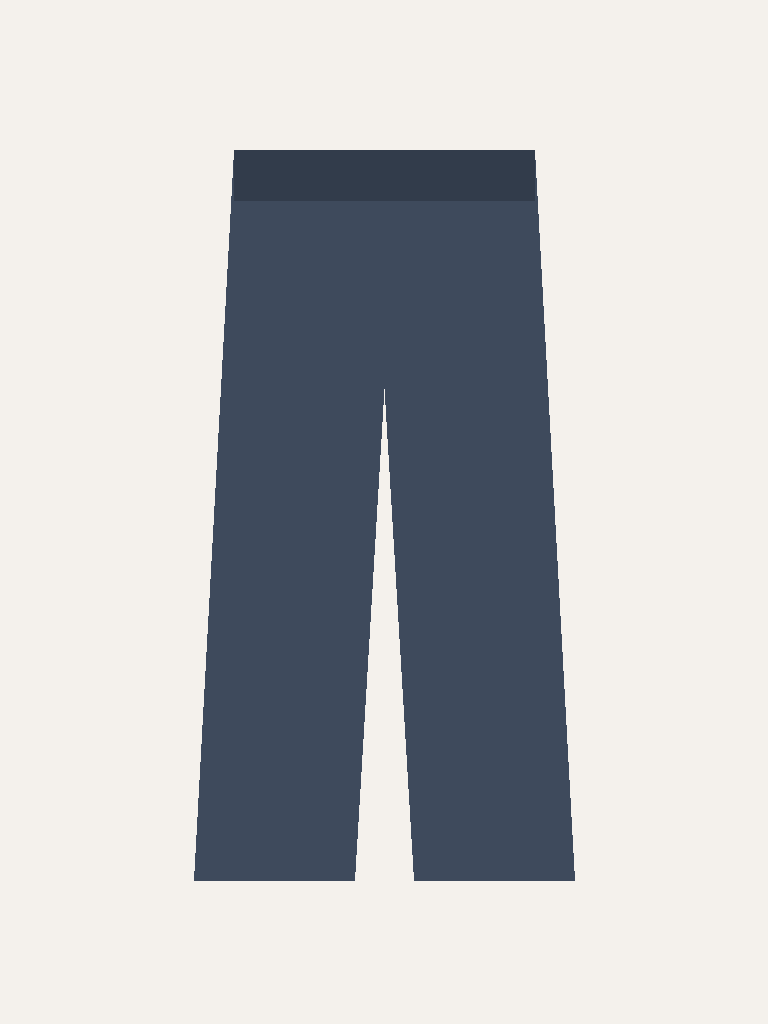
#> input picture assets/examples/cloth_lower_1.png, 768 x 1024 px
$ python typ_oblecenia.py ../assets/examples/cloth_lower_1.png
#> lines starting #> are read from the running program, lines starting #| are printed output that depends on the picture; after the words box and inside, x2 and y2 are one past the last pixel; in counts of white or black regions, pixels touching at a corner belong together
### src/masking.py
"""Úprava masky z AutoMaskera (CatVTON: DensePose + SCHP) podľa nového oblečenia.

Postup (adjust_mask):
1. šaty         – `overall`: maska v tvare šiat z fotky produktu (analyze_dress:
                  dĺžka a rozšírenie sukne), priložená na trup osoby; bez
                  fotky šiat len telo + sukňa (bez „kabátovej“ siluety AutoMaskera)
2. ochrana      – vyreže dlane
3. nohavice     – `lower`: podľa voľnosti nových nohavíc (analyze_pants)
                  sa určí cieľová šírka na osobe (noha z DensePose → šírka
                  z fotky); o rozdiel voči pôvodným nohaviciam sa maska
                  rozšíri von; maska AutoMaskera sa nikdy nezužuje

Modul neimportuje kód CatVTON – mapy tried mu odovzdáva src/try_on.py.
Masky sú PIL "L" 768×1024 (0 / 255), ešte bez rozmazania okraja.
"""

from __future__ import annotations

import cv2
import numpy as np
from PIL import Image

PROTECT_DILATE = 2                    # roztiahnutie chránenej oblasti rúk (iterácie)

# Šaty (overall): maska len na telo + sukňa (bez „kabátovej“ siluety AutoMaskera)
DRESS_SKIRT_MARGIN = 0.25             # sukňa: do šírky o 25 % šírky trupu na každú stranu
DRESS_BODY_DIVISOR = 40               # roztiahnutie tela: jadro max(rozmer)/40 ≈ 25 px
# Šaty podľa fotky produktu (analyze_dress → _dress_from_product)
DRESS_SAMPLES = 20                    # body profilu šírky (hruď → lem)
DRESS_FLAT_TO_BODY = 0.75             # šírka hrude osoby spredu ≈ 0,75 × šírka rozložených šiat
DRESS_DRAPE = 0.9                     # sukňa na osobe ≈ 0,9 × šírka rozloženej sukne
DRESS_BUST_Y = 0.2                    # hruď (začiatok profilu) = 20 % výšky trupu pod jeho vrchom
DRESS_MARGIN = 0.04                   # rezerva okolo tvaru šiat (podiel šírky hrude)
DRESS_WAIST_Y = 0.65                  # pás osoby = 65 % výšky trupu (DensePose) pod jeho vrchom
DRESS_WAIST_MAX = 0.95                # pás na fotke = najužšie miesto, ak je < 95 % šírky hrude

# Indexy tried (ako v CatVTON model/cloth_masker.py)
DENSEPOSE_TORSO = (1, 2)
DENSEPOSE_HANDS = (3, 4)
DENSEPOSE_THIGHS = (7, 8, 9, 10)
DENSEPOSE_SHINS = (11, 12, 13, 14)
DENSEPOSE_ARMS = tuple(range(15, 23))   # nadlaktie + predlaktie
SCHP_ARMS = (14, 15)                  # Left-arm, Right-arm – v LIP aj ATR

# Nohavice (lower): strih z fotky nohavíc → rozšírenie masky
DENSEPOSE_FEET = (5, 6)
DENSEPOSE_LEGS = ((7, 9, 11, 13), (8, 10, 12, 14))   # pravá / ľavá noha: stehno + lýtko
SCHP_LIP_KEEP = (2, 3, 5, 7, 13, 14, 15, 18, 19)      # vlasy, rukavice, vrch, kabát, tvár, ruky, topánky
SCHP_ATR_KEEP = (2, 4, 9, 10, 11, 14, 15, 16)         # vlasy, vrch, topánky, tvár, ruky, taška
SCHP_LIP_PANTS = (9, 12)              # pôvodné nohavice / sukňa na osobe
SCHP_ATR_PANTS = (5, 6)
FIT_BG_TOLERANCE = 30                 # silueta: min. rozdiel farby od pozadia (0–255)
FIT_WAIST_ROWS = 0.06                 # horných 6 % siluety (pás) sa pri šírke bokov preskočí
FIT_DEFAULT_CROTCH = 0.35             # rozkrok, ak sa nohavice na fotke nerozdelia (podiel výšky)
FIT_SAMPLES = 20                      # počet bodov profilu šírky (rozkrok → lem)
FIT_MAX_EXTRA = 0.45                  # strop: okraj sa posunie max. o 45 % šírky bokov na stranu
FIT_MAX_PROFILE = 0.9                 # nohavica širšia ako 90 % bokov → nevierohodné
FIT_MAX_JUMP = 0.2                    # skok šírky medzi susednými bodmi profilu → nevierohodné
FIT_MIN_GAIN = 0.01                   # pod +1 % plochy masky sa maska nemení
FIT_MAX_CROTCH = 0.45                 # produkt: rozdelenie nižšie ako 45 % výšky = nohavice sa
                                      # prekrývajú → rozkrok = FIT_DEFAULT_CROTCH
FIT_TIGHT = (0.47, 0.31)              # profil priliehavých nohavíc na fotke (rozkrok, lem)
FIT_LOOSE_RANGE = 0.12                # o toľko širšie ako priliehavé = úplne voľné
FIT_LOOSE_SCALE = 1.25                # voľná nohavica na osobe ≈ 1,25 × pomer z fotky × boky
FIT_OUTER_SHARE = 0.85                # podiel rozšírenia, ktorý ide von (dnu je maska už medzi nohami)
FIT_LABELS = ((0.36, "úzke"), (0.46, "rovné"), (9.0, "široké"))  # podľa šírky lemu / bokov


def _kernel(size: tuple[int, int], divisor: int) -> np.ndarray:
    k = max(size) // divisor
    k = k if k % 2 == 1 else k + 1
    return np.ones((k, k), np.uint8)


# [66 lines left out: functions _as_array, _dress_shape, analyze_dress, not called in this run]


def describe_dress(dress: dict | None) -> str:
    """Text do `info`, napr. "šaty (dĺžka 3.4× hruď, lem 2.10× hruď)"."""
    return f'šaty (dĺžka {dress["length"]:.1f}× hruď, lem {dress["hem"]:.2f}× hruď)' if dress else "-"


# [57 lines left out: function _dress_from_product, not called in this run]


def _runs(row: np.ndarray) -> list[tuple[int, int]]:
    """Súvislé úseky True v riadku ako (začiatok, dĺžka) – napr. dve nohavice vedľa seba."""
    d = np.diff(np.concatenate(([0], row.astype(np.int8), [0])))
    starts, ends = np.nonzero(d == 1)[0], np.nonzero(d == -1)[0]
    return list(zip(starts, ends - starts))


# [32 lines left out: function _leg_profile, not called in this run]


def _fill_nan(a: np.ndarray) -> np.ndarray:
    ok = ~np.isnan(a)
    return np.interp(np.arange(a.size), np.nonzero(ok)[0], a[ok]) if ok.any() else a


def _smooth(a: np.ndarray, n: int) -> np.ndarray:
    return np.convolve(np.pad(a, n // 2, mode="edge"), np.ones(n) / n, mode="valid")


def _alpha(img: Image.Image) -> np.ndarray | None:
    """Alfa kanál (0–255), ak má fotka priehľadné pozadie (aspoň 5 % pixelov), inak None."""
    if img.mode not in ("RGBA", "LA", "PA") and "transparency" not in img.info:
        return None
    a = np.asarray(img.convert("RGBA"))[..., 3]
    return a if (a < 128).mean() >= 0.05 else None


# [8 lines left out: function flatten, not called in this run]


def silhouette(cloth: Image.Image) -> np.ndarray | None:
    """Silueta oblečenia na produktovej fotke (bool H×W) alebo None.

    Priehľadné pozadie → priamo alfa kanál. Inak pixely, ktoré sa farbou líšia
    od pozadia (medián okraja fotky). Potom otvorenie / zatvorenie (OpenCV)
    a najväčšia súvislá oblasť. Bez priehľadnosti predpokladá jednoliate pozadie.
    """
    alpha = _alpha(cloth)
#> cloth is the input picture: PIL image 768x1024 RGB; mean R, G, B 189.4, 190.9, 192.7
    if alpha is not None:
        fg = alpha >= 128
        h, w = fg.shape
    else:
        img = np.asarray(cloth.convert("RGB")).astype(np.int16)
        h, w, _ = img.shape
#> h = 1024; w = 768
        border = np.concatenate([img[0], img[-1], img[:, 0], img[:, -1]])
        fg = np.abs(img - np.median(border, axis=0)).max(axis=-1) > FIT_BG_TOLERANCE
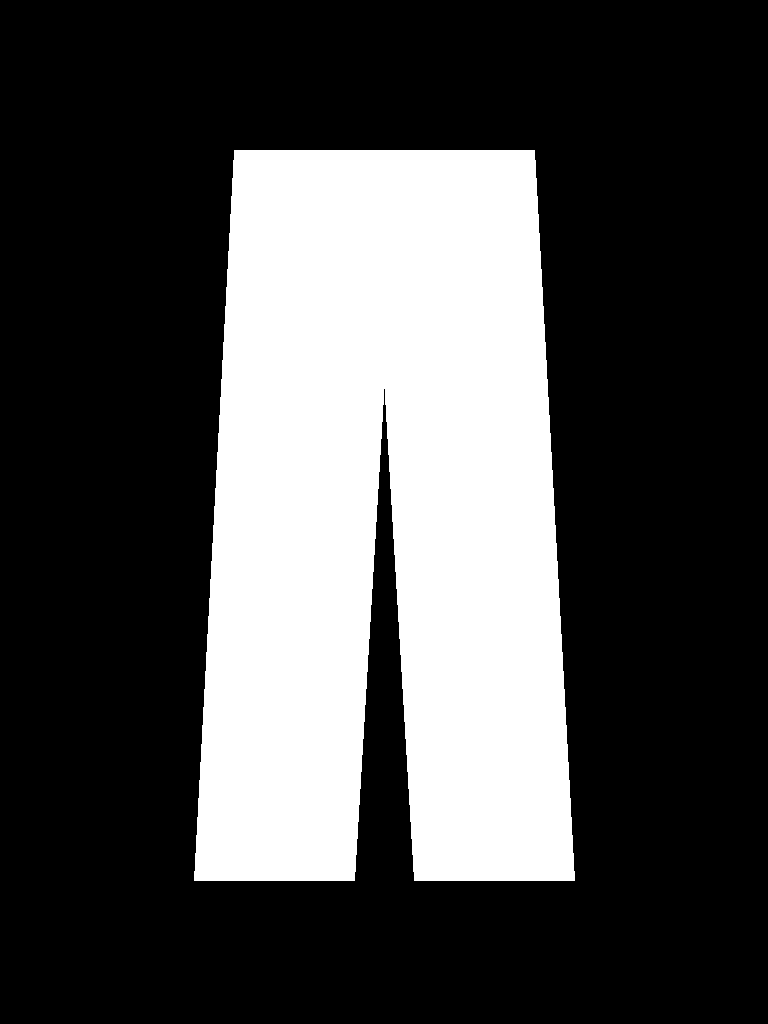
#> fg: shape (1024, 768) bool; 29.8% white; 1 white region, box (x1, y1, x2, y2) and area: (194, 150, 575, 881) 234723
    k = _kernel((w, h), 150)
    fg = cv2.morphologyEx(fg.astype(np.uint8), cv2.MORPH_OPEN, k)
    fg = cv2.morphologyEx(fg, cv2.MORPH_CLOSE, k)
#> fg: shape (1024, 768); values 0 (black) and 1 (white), 29.9% white; 1 white region, box (x1, y1, x2, y2) and area: (194, 150, 575, 881) 234875
    n, labels, stats, _ = cv2.connectedComponentsWithStats(fg)
#> n = 2; stats = [[0, 0, 768, 1024, 551557], [194, 150, 381, 731, 234875]]
    if n < 2:
        return None
    fg = labels == 1 + int(np.argmax(stats[1:, cv2.CC_STAT_AREA]))
    if fg.sum() < 0.02 * h * w:
        return None                   # príliš malá silueta
    return fg


# [36 lines left out: function analyze_pants, not called in this run]


def describe_fit(fit: dict | None) -> str:
    """Text do `info`, napr. "široké (koleno 0.52, lem 0.61)"."""
    return f'{fit["label"]} (koleno {fit["knee"]:.2f}, lem {fit["hem"]:.2f})' if fit else "-"


# [104 lines left out: functions _interp_s, _widen_legs, adjust_mask, not called in this run]


def mask_ratio(mask: Image.Image) -> float:
    """Podiel pixelov v maske (0–1)."""
    return round(float((np.array(mask.convert("L")) > 127).mean()), 3)

### src/cloth_type.py
"""Typ oblečenia z produktovej fotky pravidlami nad siluetou – bez AI.

classify(cloth) -> (typ, dôvod) alebo (None, dôvod), keď si pravidlá nie sú isté
(vtedy UI vyzve na ručný výber, API použije "upper"). Typ: "upper" | "lower" | "overall".

Postup:
1. silueta (masking.silhouette) – predpokladá jednoliate pozadie,
2. znaky (features): pomer výška / šírka, šírka v hornej časti a pri leme,
   kde je silueta najširšia, či sa spodok delí na dve nohavice,
3. rozhodovací strom (pravidlá nižšie, prahy RULE_*).

Lokálny test: python scripts/typ_oblecenia.py <fotky>
"""

from __future__ import annotations

import numpy as np
from PIL import Image

from .masking import _runs, silhouette

RULE_LEGS_FROM = 0.35        # dve nohavice sa hľadajú od 35 % výšky po lem (baggy sa pri leme dotýkajú)
RULE_LEGS_SHARE = 0.3        # … aspoň v 30 % týchto riadkov „pár nohavíc“ (3 úseky = rukávy pri tele)
RULE_LEGS_SIMILAR = 0.6      # pár: užší úsek ≥ 60 % širšieho
RULE_LEGS_CENTER = 0.15      # … a medzera najviac 15 % šírky od stredu siluety
RULE_MIN_RUN = 0.05          # úsek užší ako 5 % šírky siluety sa ignoruje (strapce, šnúrky)
RULE_LONG = 1.45             # výška / šírka ≥ 1,45 → dlhý kus (šaty, maxi sukňa)
RULE_SLEEVES_ZONE = 0.5      # najširšie miesto v hornej polovici → rukávy / ramená
RULE_SLEEVES_HEM = 0.85      # … a lem užší ako 85 % max. šírky
RULE_WAISTBAND = 0.42        # horný okraj ako súvislý pás ≥ 42 % max. šírky → sukňa / nohavice
RULE_PANTS_TOP = 0.6         # nohavice: hore súvislý pás ≥ 60 % (inak výstrih / ramená → overal)
RULE_CROTCH_PANTS = 0.48     # rozkrok v hornej časti (≤ 48 % výšky) → nohavice, nie overal
RULE_SHORT = 1.4             # dve nohavice a výška / šírka < 1,4 → šortky / široké nohavice
RULE_WIDE_TOP = 0.7          # krátka rovná silueta s pásom ≥ 70 % hore = asi spodok → neisté
RULE_FLARE = 1.25            # lem ≥ 1,25 × najužšie miesto → rozširuje sa nadol


def features(fg: np.ndarray) -> dict:
    """Číselné znaky siluety (všetko relatívne, nezávisí od rozlíšenia)."""
    ys, xs = np.nonzero(fg.any(axis=1))[0], np.nonzero(fg.any(axis=0))[0]
#> ys = 731 values from 150 to 880; xs = 381 values from 194 to 574
    fg = fg[ys.min(): ys.max() + 1, xs.min(): xs.max() + 1]
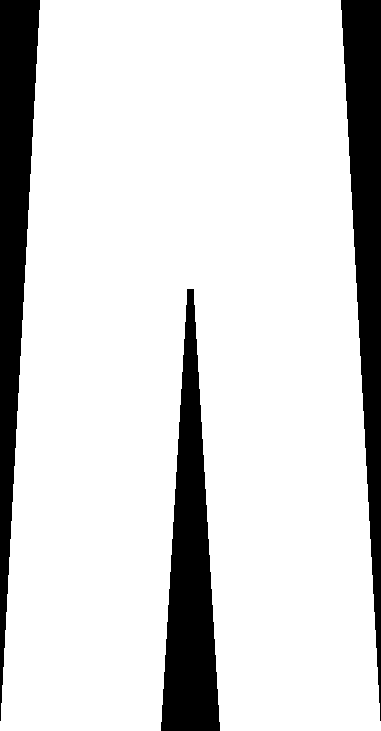
#> fg: shape (731, 381) bool; 84.3% white; 3 black regions, box (x1, y1, x2, y2) and area: (0, 0, 40, 721) 14620, (341, 0, 381, 721) 14620, (161, 289, 220, 731) 14396
    h, w = fg.shape
#> h = 731; w = 381
    min_run = RULE_MIN_RUN * w
#> min_run = 19.05
    widths = fg.sum(axis=1) / w                        # šírka riadku / max. šírka siluety
#> widths = 731 values, max 0.874 at index 283, min 0.79 at index 0, mean 0.843
    runs = [[r for r in _runs(row) if r[1] >= min_run] for row in fg]
#> runs = 731 items

    def band(a: float, b: float) -> slice:
        return slice(int(a * h), max(int(a * h) + 1, int(b * h)))

    def leg_pair(r: list[tuple[int, int]]) -> bool:
        if len(r) != 2:
            return False
        (a, la), (b, lb) = sorted(r)
        gap_center = (a + la + b) / 2
        return (min(la, lb) >= RULE_LEGS_SIMILAR * max(la, lb)
                and abs(gap_center - w / 2) <= RULE_LEGS_CENTER * w)

    legs_rows = runs[band(RULE_LEGS_FROM, 1.0)]
#> legs_rows = 476 items
    # Rozkrok: prvý riadok (od 15 % výšky), od ktorého ďalších 5 % riadkov je prevažne pár nohavíc
    pairs = np.array([leg_pair(r) for r in runs], float)
#> pairs = 731 values from 0 to 1
    win = max(1, int(0.05 * h))
#> win = 36
    crotch = next((y for y in range(int(0.15 * h), h - win) if pairs[y: y + win].mean() >= 0.6), h)
#> crotch = 275
    top = band(0.02, 0.08)                             # tesne pod horným okrajom
    top_runs = [len(r) for r in runs[top]]
#> top_runs = 44 values from 1 to 1
    return {
        "aspect": h / w,
        "legs": float(np.mean([leg_pair(r) for r in legs_rows])),
        "crotch_at": crotch / h,
        "top_width": float(np.median(widths[top])),
        "top_single": float(np.mean([n == 1 for n in top_runs])) >= 0.5,
        "hem_width": float(np.median(widths[band(0.9, 0.98)])),
        "widest_at": float(np.argmax(np.convolve(widths, np.ones(5) / 5, "same")) / h),
        "narrowest": float(widths[band(0.05, 0.6)].min()),
    }


def decide(f: dict) -> tuple[str | None, str]:
    """Rozhodovací strom nad znakmi. Vráti (typ alebo None, dôvod)."""
    sleeves = f["widest_at"] < RULE_SLEEVES_ZONE and f["hem_width"] < RULE_SLEEVES_HEM
    if f["legs"] >= RULE_LEGS_SHARE:
        if f["crotch_at"] <= RULE_CROTCH_PANTS:
            return "lower", "dve nohavice, rozkrok v hornej časti (nohavice)"
        if f["aspect"] < RULE_SHORT:
            return "lower", "dve nohavice, nízky pomer strán (šortky / široké nohavice)"
        if f["top_single"] and f["top_width"] >= RULE_PANTS_TOP and f["widest_at"] >= 0.15:
            return "lower", "dve nohavice, hore pás"
        return "overall", "dve nohavice, rozkrok nízko a hore výstrih / ramená (overal)"
    waistband = f["top_single"] and f["top_width"] >= RULE_WAISTBAND
    flare = f["hem_width"] >= RULE_FLARE * f["narrowest"]
    if f["aspect"] >= RULE_LONG:
        if waistband and flare and not sleeves:
            return "lower", "dlhá, hore rovný pás, nadol sa rozširuje (maxi sukňa)"
        return "overall", "dlhá silueta bez nohavíc (šaty)"
    if sleeves:
        return "upper", "najširšia hore (rukávy / ramená), krátka"
    if waistband and flare:
        return "lower", "hore rovný pás, nadol sa rozširuje (sukňa)"
    if not flare and not (f["top_single"] and f["top_width"] >= RULE_WIDE_TOP):
        return "upper", "krátka, rovná silueta, hore bez širokého pásu (vrch)"
    return None, "krátka, bez jasných znakov (široký pás alebo rozšírenie bez pásu) – neisté"


# [5 lines left out: function classify, not called in this run]

### scripts/typ_oblecenia.py
"""Lokálny test rozpoznania typu oblečenia pravidlami (bez GPU a bez AI).

Použitie (v koreni projektu):
    pip install opencv-python numpy      # ak ešte nie sú nainštalované
    python scripts/typ_oblecenia.py tricko.jpg nohavice.png saty.jpg …

Pre každú fotku vypíše typ (upper / lower / overall, alebo „neisté“ → backend
by použil CLIP), dôvod a číselné znaky siluety. Rovnakú funkciu volá backend
pri cloth_type="auto".
"""

from __future__ import annotations

import sys
from pathlib import Path

sys.path.insert(0, str(Path(__file__).resolve().parent.parent))

from PIL import Image  # noqa: E402

from src.cloth_type import decide, features  # noqa: E402
from src.masking import silhouette  # noqa: E402


def main(paths: list[str]) -> int:
    if not paths:
        print(__doc__)
        return 1
    for path in paths:
        fg = silhouette(Image.open(path))
        if fg is None:
            print(f"{Path(path).name}: silueta sa nenašla")
            continue
        f = features(fg)
#> f = {'aspect': 1.92, 'legs': 0.929, 'crotch_at': 0.376, 'top_width': 0.801, 'top_single': True, 'hem_width': 0.845, 'widest_at': 0.39, 'narrowest': 0.801}
        label, reason = decide(f)
#> in decide, `sleeves = f["widest_at"] < RULE_SLEEVES_ZONE and f["hem_width"] < RULE..`: sleeves = True
#> label = 'lower'
        print(f"{Path(path).name}: {label or 'neisté'} – {reason}")
#| cloth_lower_1.png: lower – dve nohavice, rozkrok v hornej časti (nohavice)
        print("  " + "  ".join(f"{k} {v:.2f}" if isinstance(v, float) else f"{k} {v}" for k, v in f.items()))
#|   aspect 1.92  legs 0.93  crotch_at 0.38  top_width 0.80  top_single True  hem_width 0.85  widest_at 0.39  narrowest 0.80
    return 0


if __name__ == "__main__":
    sys.exit(main(sys.argv[1:]))
#> (the program exits here)

$ run again, on assets/examples/cloth_upper_1.png
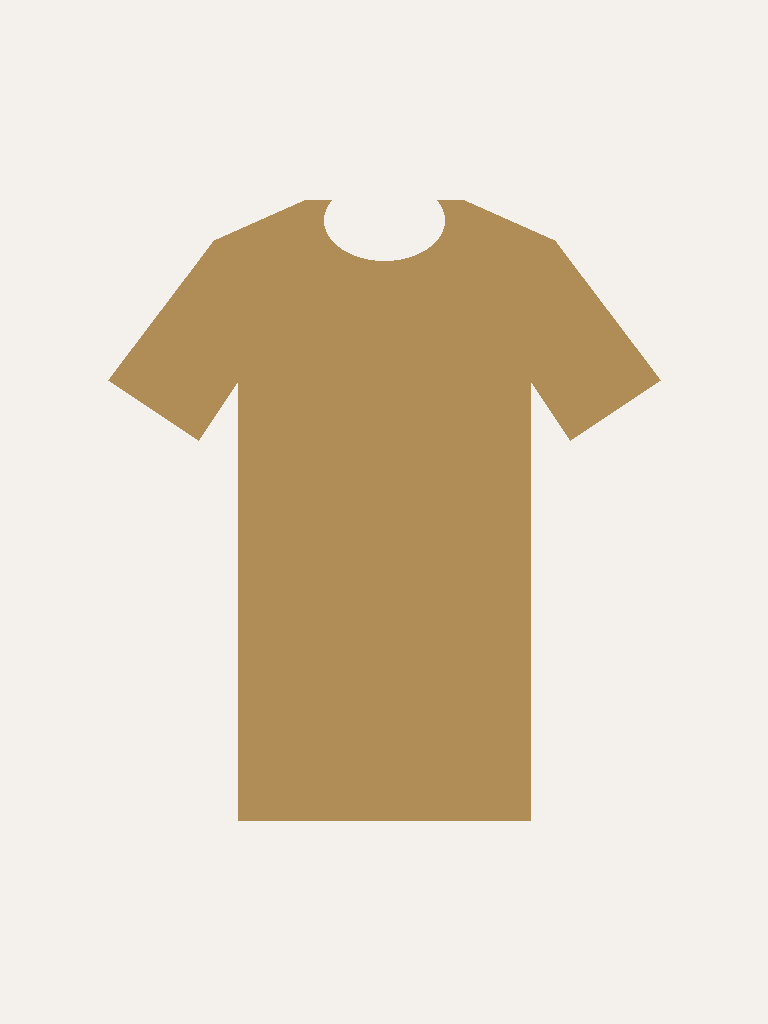
#> input picture assets/examples/cloth_upper_1.png, 768 x 1024 px
#> in silhouette, cloth is the input picture: PIL image 768x1024 RGB; mean R, G, B 226.4, 215.1, 197.5
#> in silhouette, `fg = np.abs(img - np.median(border, axis=0)).max(axis=-1) > FIT_BG_TOL..`:
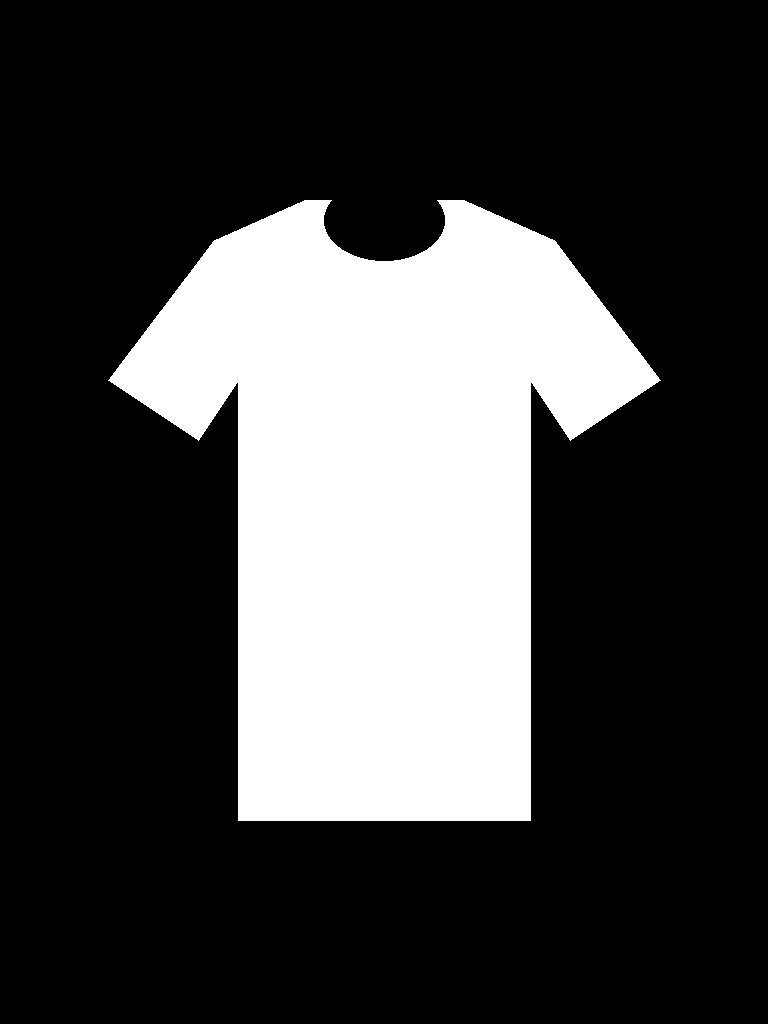
#> fg: shape (1024, 768) bool; 25.9% white; 1 white region, box (x1, y1, x2, y2) and area: (108, 200, 661, 821) 203432
#> labels: shape (1024, 768) int32; values 0 (black) and 1 (white), 25.9% white; 1 white region, box (x1, y1, x2, y2) and area: (111, 200, 658, 821) 203440
#> n = 2; stats = [[0, 0, 768, 1024, 582992], [111, 200, 547, 621, 203440]]
#> ys = 621 values from 200 to 820; xs = 547 values from 111 to 657
#> in features, `fg = fg[ys.min(): ys.max() + 1, xs.min(): xs.max() + 1]`:
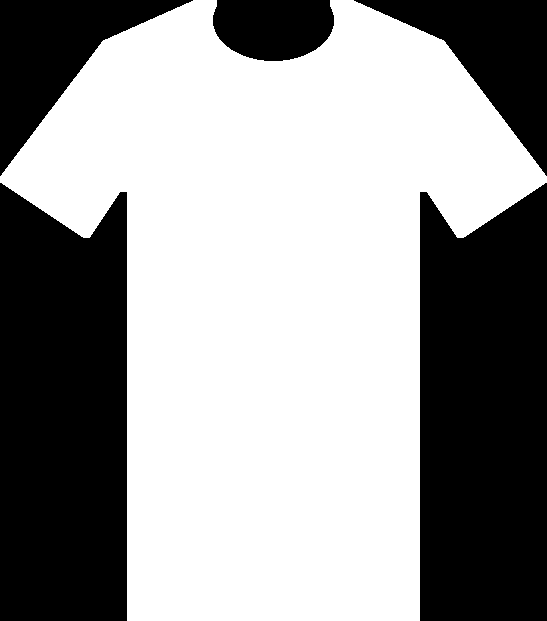
#> fg: shape (621, 547) bool; 59.9% white; 5 black regions, box (x1, y1, x2, y2) and area: (0, 183, 127, 621) 51977, (420, 183, 547, 621) 51977, (0, 0, 193, 176) 13028, (354, 0, 547, 176) 13028, (213, 0, 334, 61) 6237
#> widths = 621 values, max 1 at index 176, min 0.0878 at index 0, mean 0.599
#> runs = 621 items
#> legs_rows = 404 items
#> pairs = 621 values, max 1 at index 2, min 0 at index 0, mean 0.095
#> crotch = 621
#> top_runs = 37 values from 2 to 2
#> f = {'aspect': 1.14, 'legs': 0, 'crotch_at': 1, 'top_width': 0.325, 'top_single': False, 'hem_width': 0.536, 'widest_at': 0.287, 'narrowest': 0.336}
#> sleeves = True
#> waistband = False
#> flare = True
#> label = 'upper'; reason = 'najširšia hore (rukávy / ramená), krátka'
#| cloth_upper_1.png: upper – najširšia hore (rukávy / ramená), krátka
#|   aspect 1.14  legs 0.00  crotch_at 1.00  top_width 0.33  top_single False  hem_width 0.54  widest_at 0.29  narrowest 0.34
